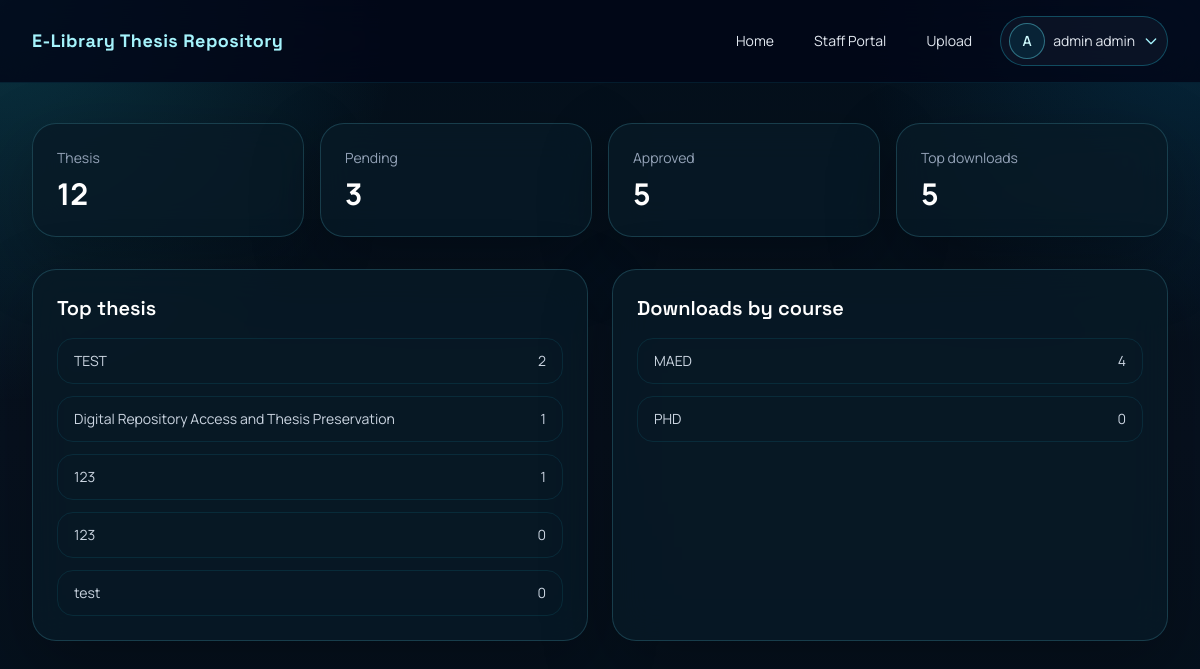
Page /staff/dashboard/ (signed in) on the committed database.
### accounts/models.py (models this page shows, shortened)
class User(AbstractUser):
    class Role(models.TextChoices):
        ADMIN = "admin", "Admin"
        STUDENT = "student", "Student"
        GUEST = "guest", "Guest"
    role = models.CharField(max_length=20, choices=Role.choices, default=Role.STUDENT)
    department = models.CharField(max_length=120, blank=True)
    phone_number = models.CharField(max_length=32, blank=True)

### theses/models.py (models this page shows, shortened)
class Thesis(models.Model):
    class Status(models.TextChoices):
        PENDING = "pending", "Pending"
        APPROVED = "approved", "Approved"
        REJECTED = "rejected", "Rejected"
    id = models.UUIDField(primary_key=True, default=uuid.uuid4, editable=False)
    title = models.CharField(max_length=255, db_index=True)
    abstract = models.TextField()
    pdf_file = models.FileField(upload_to="theses/%Y/%m/")
    preview_page = models.PositiveIntegerField(default=1)
    course = models.ForeignKey(Course, on_delete=models.PROTECT, related_name="theses")
    year = models.PositiveIntegerField(db_index=True)
    authors = models.ManyToManyField(Author, related_name="theses")
    keywords = models.ManyToManyField(Keyword, related_name="theses", blank=True)
    uploaded_by = models.ForeignKey(settings.AUTH_USER_MODEL, on_delete=models.SET_NULL, null=True, related_name="uploaded_theses")
    approved_by = models.ForeignKey(settings.AUTH_USER_MODEL, on_delete=models.SET_NULL, null=True, blank=True, related_name="approved_theses")
    status = models.CharField(max_length=20, choices=Status.choices, default=Status.PENDING, db_index=True)
    is_public = models.BooleanField(default=False)
    download_count = models.PositiveIntegerField(default=0)
    created_at = models.DateTimeField(auto_now_add=True)
    updated_at = models.DateTimeField(auto_now=True)
    published_at = models.DateTimeField(null=True, blank=True)
    class Meta:
        ordering = ["-created_at"]
        indexes = [
            models.Index(fields=["status", "year"]),
            models.Index(fields=["title"]),
        ]
    search_document = models.TextField(blank=True)

class Course(models.Model):
    name = models.CharField(max_length=120, unique=True)
    code = models.CharField(max_length=40, blank=True)
    department = models.CharField(max_length=120, blank=True)
    class Meta:
        ordering = ["name"]

### theses/views.py (the view)
# urls.py: path("staff/dashboard/", AnalyticsDashboardView.as_view(), name="dashboard"),
class AnalyticsDashboardView(LoginRequiredMixin, UserPassesTestMixin, TemplateView):
    template_name = "theses/dashboard.html"
    def test_func(self):
        return self.request.user.is_staff or self.request.user.is_superuser or getattr(self.request.user, "role", None) == "admin"
    def get_context_data(self, **kwargs):
        context = super().get_context_data(**kwargs)
        context["thesis_count"] = Thesis.objects.count()
        context["pending_count"] = Thesis.objects.filter(status=Thesis.Status.PENDING).count()
        context["approved_count"] = Thesis.objects.filter(status=Thesis.Status.APPROVED).count()
        context["download_leaders"] = Thesis.objects.filter(is_public=True).order_by("-download_count")[:5]
        context["downloads_by_course"] = (
            Thesis.objects.values("course__name").annotate(total=Count("downloads")).order_by("-total")[:5]
        )
        return context

### templates/theses/dashboard.html (shortened to what this page needs)
{% extends 'base.html' %}
{% block content %}
<div class="space-y-8">
    <section class="grid gap-4 md:grid-cols-4">
        <div class="glass rounded-3xl p-6"><p class="text-sm text-slate-400">Thesis</p><p class="mt-2 text-3xl font-bold text-white">{{ thesis_count }}</p></div>
        <div class="glass rounded-3xl p-6"><p class="text-sm text-slate-400">Pending</p><p class="mt-2 text-3xl font-bold text-white">{{ pending_count }}</p></div>
        <div class="glass rounded-3xl p-6"><p class="text-sm text-slate-400">Approved</p><p class="mt-2 text-3xl font-bold text-white">{{ approved_count }}</p></div>
        <div class="glass rounded-3xl p-6"><p class="text-sm text-slate-400">Top downloads</p><p class="mt-2 text-3xl font-bold text-white">{{ download_leaders|length }}</p></div>
    </section>
    <section class="grid gap-6 lg:grid-cols-2">
        <div class="glass rounded-3xl p-6">
            <h2 class="text-xl font-semibold text-white">Top thesis</h2>
            <div class="mt-4 space-y-3 text-sm text-slate-300">
                {% for thesis in download_leaders %}
                    <div class="flex items-center justify-between rounded-2xl border border-cyan-400/10 px-4 py-3">
                        <span>{{ thesis.title }}</span><span>{{ thesis.download_count }}</span>
                    </div>
                {% empty %}
                    <p>No data yet.</p>
                {% endfor %}
            </div>
        </div>
        <div class="glass rounded-3xl p-6">
            <h2 class="text-xl font-semibold text-white">Downloads by course</h2>
            <div class="mt-4 space-y-3 text-sm text-slate-300">
                {% for row in downloads_by_course %}
                    <div class="flex items-center justify-between rounded-2xl border border-cyan-400/10 px-4 py-3">
                        <span>{{ row.course__name|default:"Uncategorized" }}</span><span>{{ row.total }}</span>
                    </div>
                {% empty %}
                    <p>No data yet.</p>
                {% endfor %}
            </div>
        </div>
    </section>
</div>
{% endblock %}

### templates/base.html (shortened to what this page needs)
{% load static %}
<!DOCTYPE html>
<html lang="en">
<head>
    <script src="https://cdn.tailwindcss.com"></script>
</head>
<body>
    <header class="sticky top-0 z-40 border-b border-cyan-400/10 bg-slate-950/80 backdrop-blur-xl">
        <div class="mx-auto flex max-w-7xl items-center justify-between px-4 py-4 sm:px-6 lg:px-8">
            <a href="{% url 'home' %}" class="brand text-lg font-bold tracking-wide text-cyan-200">E-Library Thesis Repository</a>
            <div class="flex items-center gap-3">
                <nav class="hidden items-center gap-2 text-sm text-slate-200 md:flex">
                    <a class="rounded-full px-4 py-2 hover:bg-white/5" href="{% url 'home' %}">Home</a>
                    {% if user.is_authenticated %}
                        {% if user.is_staff or user.is_superuser or user.role == 'admin' %}
                            <a class="rounded-full px-4 py-2 hover:bg-white/5" href="{% url 'admin-home' %}">Staff Portal</a>
                            <a class="rounded-full px-4 py-2 hover:bg-white/5" href="{% url 'thesis-upload' %}">Upload</a>
                        {% endif %}
                    {% else %}
                        <a class="rounded-full px-4 py-2 hover:bg-white/5" href="{% url 'admin-login' %}">Admin Login</a>
                    {% endif %}
                </nav>
                {% if user.is_authenticated %}
                    <div class="relative">
                        <button id="profileMenuButton" type="button" class="inline-flex items-center gap-2 rounded-full border border-cyan-400/30 bg-slate-900/70 px-2 py-1.5 text-cyan-100 hover:bg-cyan-400/10" aria-expanded="false" aria-controls="profileMenu">
                            <span class="inline-flex h-9 w-9 items-center justify-center rounded-full border border-cyan-300/40 bg-cyan-500/10 text-sm font-semibold text-cyan-100">
                                {{ user.first_name|default:user.username|slice:":1"|upper }}
                            </span>
                            <span class="hidden max-w-[9rem] truncate text-sm text-slate-200 lg:block">{{ user.get_full_name|default:user.username }}</span>
                            <svg class="h-4 w-4 text-cyan-200" fill="none" stroke="currentColor" viewBox="0 0 24 24">
                                <path stroke-linecap="round" stroke-linejoin="round" stroke-width="2" d="M19 9l-7 7-7-7"></path>
                            </svg>
                        </button>
                    </div>
                {% endif %}
            </div>
        </div>
    </header>
    <main class="mx-auto max-w-7xl px-4 py-10 sm:px-6 lg:px-8">
        {% block content %}{% endblock %}
    </main>
</body>
</html>

### templates/base.html (style rules this page uses)
:root { --bg: #07111f; --panel: rgba(8, 26, 39, 0.82); --panel-border: rgba(104, 230, 255, 0.18); --text: #e7f8fb; --muted: #91b5bf; --accent: #22d3ee; --accent-strong: #06b6d4; }
body { font-family: 'Manrope', sans-serif; background: radial-gradient(circle at top left, rgba(34, 211, 238, 0.18), transparent 28%), radial-gradient(circle at top right, rgba(14, 165, 233, 0.16), transparent 24%), linear-gradient(180deg, #04101b 0%, #07111f 55%, #04101b 100%); color: var(--text); min-height: 100vh; }
h1, h2, h3, .brand { font-family: 'Space Grotesk', sans-serif; }
.glass { background: var(--panel); border: 1px solid var(--panel-border); backdrop-filter: blur(18px); box-shadow: 0 24px 70px rgba(0, 0, 0, 0.28); }

### rows in the picture
User: first_name "A", get_full_name "admin admin"
Thesis: title "TEST", download_count "2"
Thesis: title "Digital Repository Access and Thesis Preservation", download_count "1"
Thesis: title "123", download_count "1"
Thesis: title "123", download_count "0"
Thesis: title "test", download_count "0"
Course: course__name "MAED", total "4"

### other values in the picture
{{ thesis_count }} "12"
{{ pending_count }} "3"
{{ approved_count }} "5"
{{ download_leaders|length }} "5"
{{ row.course__name|default:"Uncategorized" }} "PHD"
{{ row.total }} "0"
